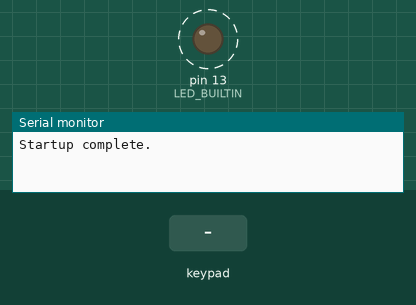
Recording of a sketch running on a simulated Arduino Uno, built with avr-gcc and run on an emulated ATmega328P. Shown: output pins drawn as LEDs (lit = HIGH), the last lines printed to the serial monitor. Wiring (inferred from the signals the program sends): 3×3 keypad with keys 1 2 3 4 5 6 7 8 9 (labels assumed): rows pin 2, pin 3, pin 4; columns pin 5, pin 6, pin 7. Dashed ring = blinking. The inputs (shaded band) are chosen by the test bench. Pins used as bus, display or sensor lines are not drawn.

Above: at 1.2 s.
1.3 s: key '1' pressed
At 1.51 s:
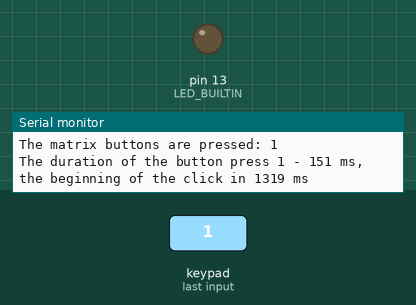
Timing chart, 0 to 10.3 s (numbered marks = the images above; inputs shaded):
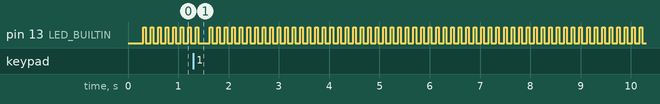

The sketch:

main.ino
```cpp
#define BUTTON_PIN 2
#define PRESSED LOW

#define ROW1 2
#define ROW2 3
#define ROW3 4

#define COL1 5
#define COL2 6
#define COL3 7

#define N 10

volatile int button1_counter = 0;
volatile long int button1_press_time = 0;
volatile bool button1_check = false;

int cur_row = 1;
bool button_state[3][3] = {{false}};
bool button_state_old[3][3] = {{false}};
bool have_difference = false;

unsigned long press_start[3][3] = {{0}};
unsigned long press_duration[3][3] = {{0}};

void process_button1_click();
void check_state(int row);
void print_message();
void print_press_duration(int row, int col);

void setup() {
  Serial.begin(9600);

  pinMode(BUTTON_PIN, INPUT_PULLUP);
  pinMode(LED_BUILTIN, OUTPUT);

  attachInterrupt(digitalPinToInterrupt(BUTTON_PIN), process_button1_click, FALLING);

  cli();
  DDRD = B00011100;
  PORTD = B11100000;

  TCCR1A = 0;
  TCCR1B = (1 << WGM12) | (1 << CS11) | (1 << CS10);
  OCR1A = (16000000 / 64 / 1000) * N;
  TIMSK1 |= (1 << OCIE1A);
  sei();

  Serial.println("Startup complete.");
}

ISR(TIMER1_COMPA_vect) {
  PORTD = B11111100;

  if (cur_row == 1) {
    PORTD = B11111000;
  }

  else if (cur_row == 2) {
    PORTD = B11110100;
  }

  else {
    PORTD = B11101100;
  }

  check_state(cur_row);
  cur_row = (cur_row % 3) + 1;
}

void process_button1_click() {
  if (!button1_check) {
    button1_press_time = millis();
    button1_check = true;
  }
}

void loop() {
  delay(100);

  if (button1_check && digitalRead(BUTTON_PIN) == PRESSED) {
      button1_counter++;
      button1_check = false;
      digitalWrite(LED_BUILTIN, HIGH);
      delay(50);
      digitalWrite(LED_BUILTIN, LOW);
  }
}

void check_state(int row) {
  row = row - 1;

  button_state[row][0] = !(PIND & (1 << COL1));
  button_state[row][1] = !(PIND & (1 << COL2));
  button_state[row][2] = !(PIND & (1 << COL3));

  for (int col = 0; col < 3; col++) {
    if (button_state[row][col] != button_state_old[row][col]) {
      if (button_state[row][col]) {
        press_start[row][col] = millis();
      }

      else {
        press_duration[row][col] = millis() - press_start[row][col];
        print_press_duration(row, col);
      }

      button_state_old[row][col] = button_state[row][col];
      have_difference = true;
    }
  }

  if (have_difference) {
    have_difference = false;
    print_message();
  }
}

void print_message() {
  Serial.print("The matrix buttons are pressed: ");
  for (int row = 0; row < 3; row++) {
    for (int col = 0; col < 3; col++) {
      if (button_state[row][col]) {
        Serial.print(row * 3 + col + 1);
        Serial.print(" ");
      }
    }
  }
  Serial.println();
}

void print_press_duration(int row, int col) {
  Serial.print("The duration of the button press ");
  Serial.print(row * 3 + col + 1);
  Serial.print(" - ");
  Serial.print(press_duration[row][col]);
  Serial.print(" ms, the beginning of the click in ");
  Serial.print(press_start[row][col]);
  Serial.println(" ms");
}
```
